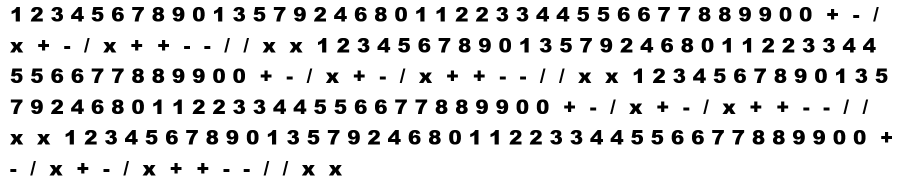
#> input picture equations/knowledgebase/arial_black_final.png, 1802 x 375 px (shown at 1/2 size)
$ python -i main.py   (imports and definitions only)   (older library calls are emulated)
#> lines starting #> are read from the running program, lines starting #| are printed output that depends on the picture; after the words box and inside, x2 and y2 are one past the last pixel; in counts of white or black regions, pixels touching at a corner belong together
#> in final, imageLearning is the input picture: shape (375, 1802, 3); min 0, max 255, mean 225.4
#!/usr/bin/python
# -*- coding: utf-8 -*-

import numpy as np
import glob
import cv2
import pickle

# [2 lines not run here, left out]

# print(trainingSet2)
# wartosci z obrazka wpisane na sztywno

# [1 line that did not run here, left out]
# [1 line that did not run here, left out]
# [1 line not run here, left out]

_results = []


def display_image(image, title='test'):
    cv2.imshow(title, image)
    cv2.waitKey(0)


def create_knowledge_base(image, contours_sorted):  # x = cv[0], y = cv[1], w = cv[2], h = cv[3]
    dataSet = np.empty(shape=(0, 100))
    for cnt in contours_sorted:
        cropImg = image[cnt[1]:cnt[1] + cnt[3], cnt[0]:cnt[0] + cnt[2]]
        imgSmall = scale_down_image(cropImg)

        # display_image(imgSmall)

        singleImgData = imgSmall.reshape((1, 100))
        dataSet = np.append(dataSet, singleImgData, axis=0)
    return dataSet


def sort_contours(contours):
    sort = sorted(contours, key=lambda e: e[1] + e[0], reverse=False)
    return sort


def scale_down_image(cropImage):
    return cv2.resize(cropImage, (10, 10))


def find_digits(imageLearning, imageEquation):
    contours_to_sort = []
    equationContours = []
    img_c = imageLearning.copy()
    gray = cv2.cvtColor(img_c, cv2.COLOR_BGR2GRAY)
    blurred = cv2.GaussianBlur(gray, (5, 5), 0)
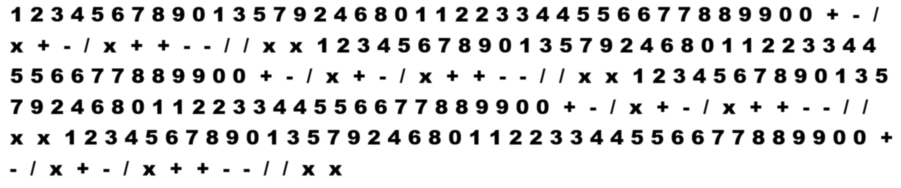
#> blurred: shape (375, 1802) (shown at 1/2 size); min 0, max 255, mean 225.4
    thresh = cv2.adaptiveThreshold(blurred, 256, cv2.ADAPTIVE_THRESH_GAUSSIAN_C, cv2.THRESH_BINARY_INV, 11, 2)
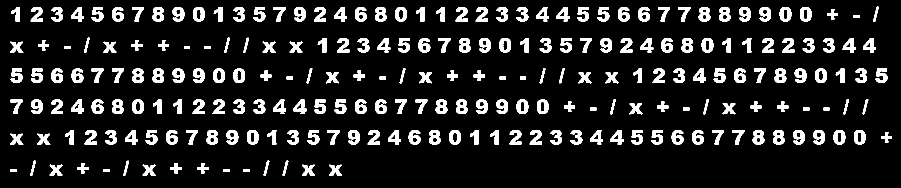
#> thresh: shape (375, 1802) (shown at 1/2 size); 11.7% white; 224 white regions
    (_, contours, _) = cv2.findContours(thresh, cv2.RETR_EXTERNAL, cv2.CHAIN_APPROX_SIMPLE)
#> contours = 224 contours; largest, box (x1, y1, x2, y2) and area: (1667, 260, 1691, 289) 549, (1033, 199, 1057, 228) 549, (1630, 137, 1654, 166) 549, (898, 260, 922, 289) 547, (264, 199, 288, 228) 547

    eq = imageEquation.copy()
    grayE = cv2.cvtColor(eq, cv2.COLOR_BGR2GRAY)
    blurredE = cv2.GaussianBlur(grayE, (5, 5), 0)
    threshE = cv2.adaptiveThreshold(blurredE, 256, cv2.ADAPTIVE_THRESH_GAUSSIAN_C, cv2.THRESH_BINARY_INV, 11, 2)
    (_, contoursE, _) = cv2.findContours(threshE, cv2.RETR_EXTERNAL, cv2.CHAIN_APPROX_SIMPLE)
#> contoursE has the same summary as contours

    for cnt in contours:
        (x, y, w, h) = cv2.boundingRect(cnt)

        # display_image(cv2.rectangle(img_c, (x, y), (x + w, y + h), (0, 0, 255), 2))

        contours_to_sort.append([x, y, w, h])
#> this loop made 224 passes
#> (x, y, w, h) on passes 5 to 7: (658, 329, 26, 23), (604, 329, 26, 23), (285, 329, 27, 23)
#> after the loop, contours_to_sort = 224 items, first 6: [487, 338, 13, 6], [447, 338, 12, 6], [207, 338, 12, 6], [20, 338, 13, 6], [658, 329, 26, 23], [604, 329, 26, 23]

    for cnt in contoursE:
        (x, y, w, h) = cv2.boundingRect(cnt)
        equationContours.append([x, y, w, h])
#> after the loop, equationContours has the same summary as contours_to_sort

    # contours_sorted = sort_contours(contours_to_sort)

    dataSet = create_knowledge_base(thresh, contours_to_sort)  # contours_sorted
#> the loop in create_knowledge_base, `for cnt in contours_sorted:` made 224 passes
#> after the loop in create_knowledge_base, `for cnt in contours_sorted:`:
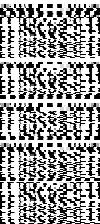
#> dataSet: shape (224, 100) float64; min 0, max 255, mean 156.5
    return digit_recognition(threshE, dataSet, equationContours)  # contours_sorted


def digit_recognition(image, dataSet, contours_sorted):
    model = cv2.ml.KNearest_create()
    dataSet = dataSet.astype(np.float32)
#> (the run stopped early here; a loop or call above may not have finished)
